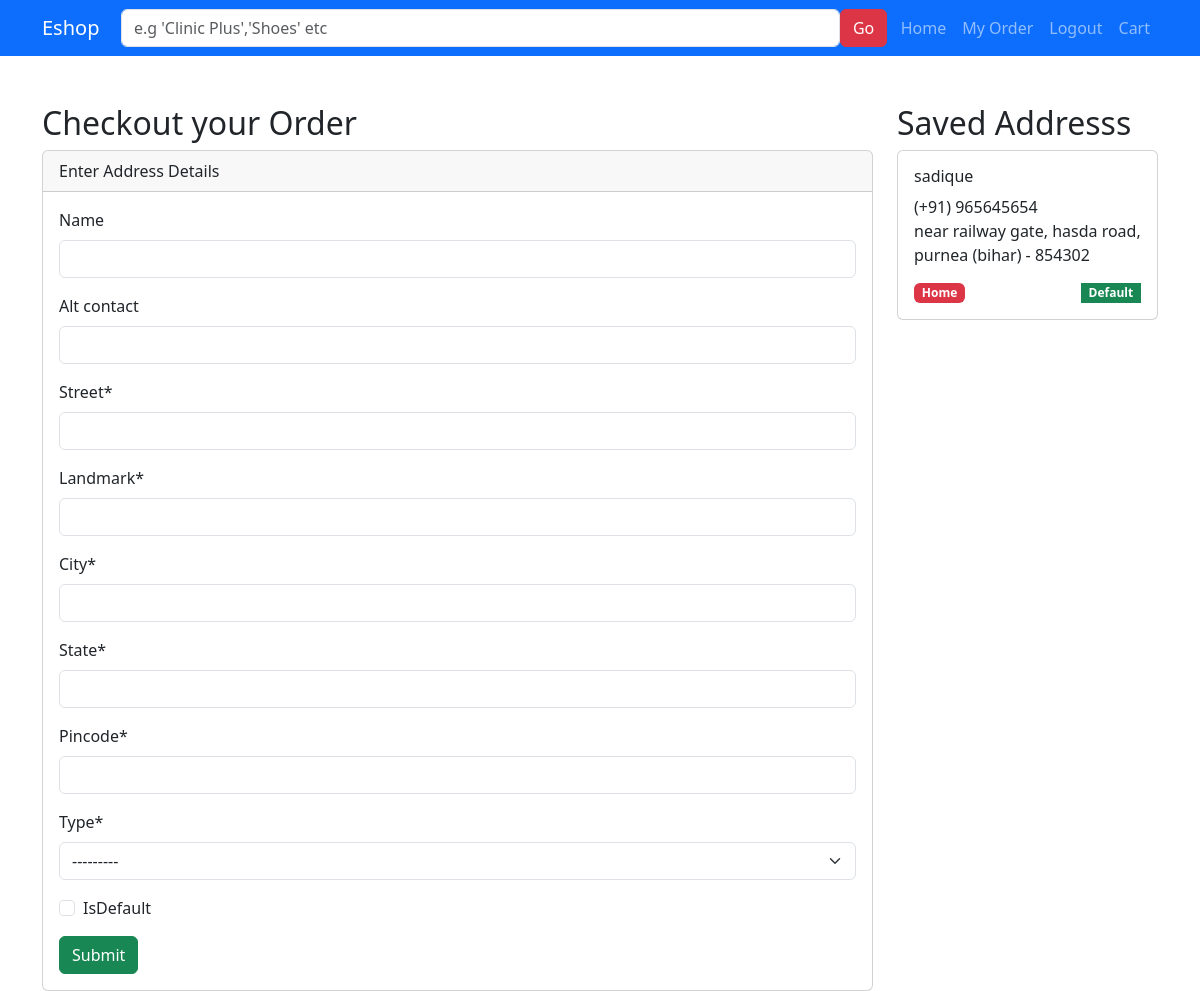
The page /checkout/ (signed in) on the database as committed earlier.
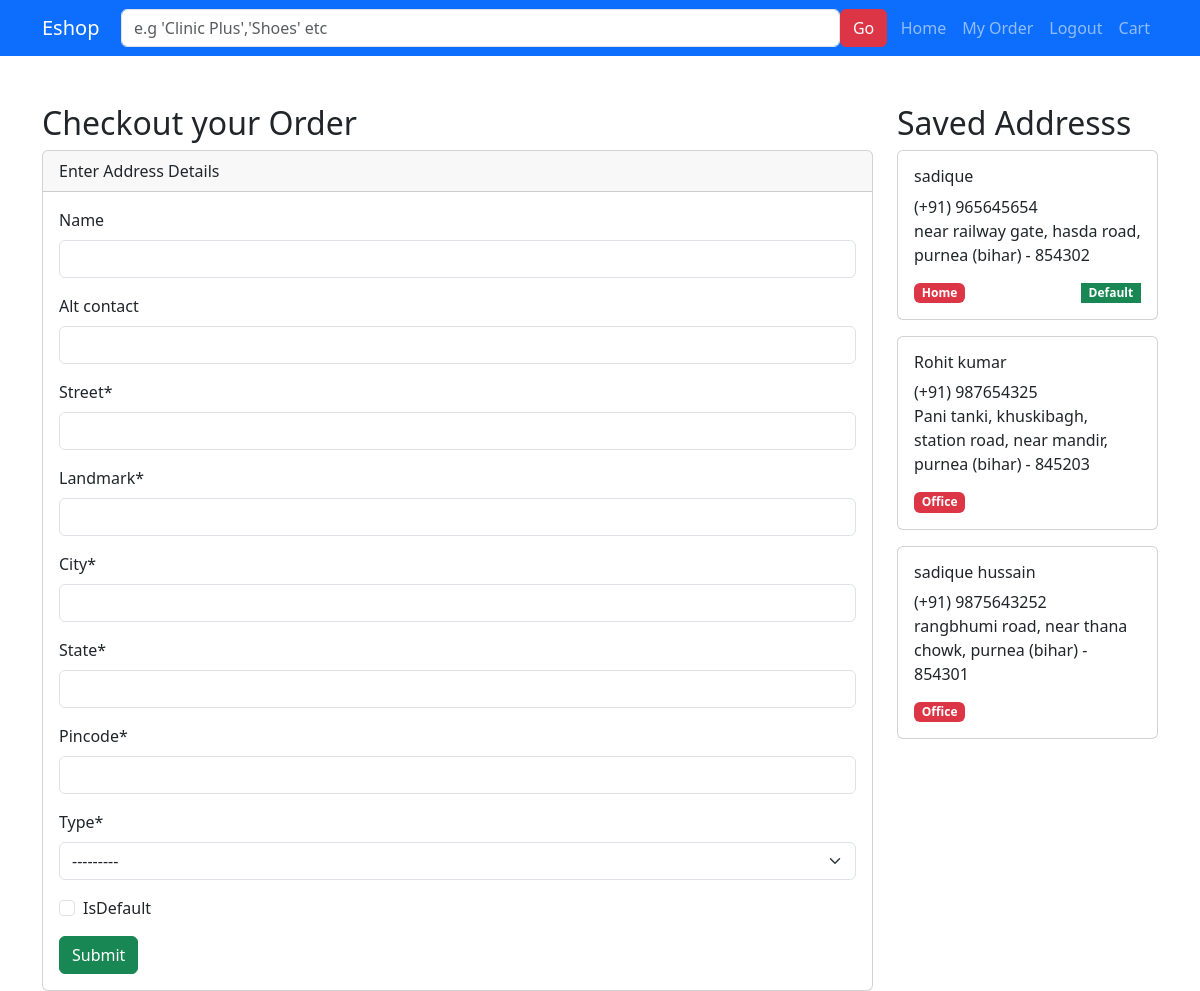
The same page on the database as committed later.
### shop/models.py (models this page shows, shortened)
class Address(models.Model):
    name = models.CharField(max_length=200, null=True, blank=True)
    alt_contact = models.CharField(max_length=200, null=True, blank=True)
    street = models.CharField(max_length=200)
    landmark = models.CharField(max_length=200)
    city = models.CharField(max_length=200)
    state = models.CharField(max_length=200)
    pincode = models.IntegerField()
    type = models.CharField(max_length=20,choices=(("Home","Home"),("Office","Office")))
    isDefault = models.BooleanField(default=False)
    user = models.ForeignKey(settings.AUTH_USER_MODEL,on_delete=models.CASCADE)

### shop/views.py (the view, shortened to what this page needs)
# urls.py: path("checkout/",checkout,name="checkout"),
def checkout(r):
    form  = AddressForm(r.POST or None)
    addresses = Address.objects.filter(user=r.user)
    return render(r, "checkout.html",{"form":form, "addresses":addresses})

### shop/forms.py
class AddressForm(forms.ModelForm):
    class Meta:
        model = Address
        exclude  = ("user",)

### templates/checkout.html (shortened to what this page needs)
{% extends 'base.html' %}
{% load crispy_forms_tags %}
{% block content %}
    <div class="container mt-5">
        <div class="row">
            <div class="col-9">
                <h2>Checkout your Order </h2>
                <div class="card">
                    <div class="card-header">Enter Address Details</div>
                    <div class="card-body">
                        <form action="" method="post">
                            {{ form|crispy }}
                            <input type="submit" class="btn btn-success">
                        </form>
                    </div>
                </div>
            </div>
            <div class="col-3">
                <h2>Saved Addresss</h2>
                <div class="d-flex flex-column gap-2">
                    <form action="{% url 'checkoutWithSaveAddress' %}" method="post">
                        {% for address in addresses  %}
                            <div class="card w-100 mb-3">
                                <label>
                                <div class="card-body radio_body">
                                    <h4 class="h6">{{address.name}}</h4>
                                    <span>(+91) {{address.alt_contact}}</span>
                                    <p>{{ address.street }}, {{ address.landmark }}, {{address.city}} ({{ address.state }}) - {{ address.pincode }}</p>
                                    <div class="d-flex justify-content-between">
                                        <span class="badge bg-danger">{{ address.get_type_display }}</span>
                                        {% if address.isDefault %}
                                            <span class="badge bg-success rounded-0">Default</span>
                                        {% endif %}
                                    </div>
                                </div>
                            </label>
                            </div>
                        {% endfor %}
                    </form>
                </div>
            </div>
        </div>
    </div>
{% endblock content %}

Rows that differ between the two databases and show on the page:
added Address: name "Rohit kumar", alt_contact "987654325", street "Pani tanki, khuskibagh, station road", landmark "near mandir", city "purnea", state "bihar", pincode "845203", type "Office"
added Address: name "sadique hussain", alt_contact "9875643252", street "rangbhumi road", landmark "near thana chowk", city "purnea", state "bihar", pincode "854301", type "Office"
